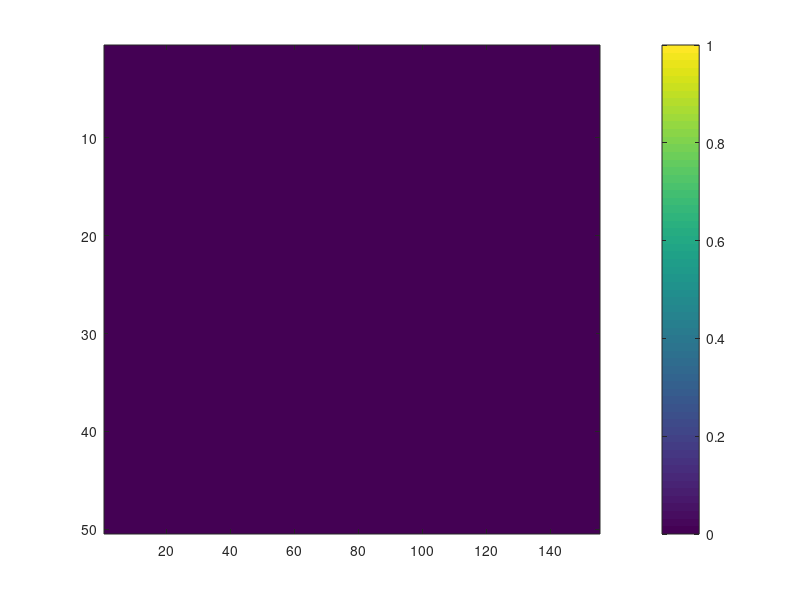

Write MATLAB code to recreate this figure. (Note: this script raises an error after producing the figure.)
%%  derrida plot
N=3000;
hmax=50;
k=100;
% familyname='sigmoid-matrix';
familyname='2dtca';
fnum=1;
% sys.rdf;
% sys.adv;
% sys.sizf;

sys.familyname=familyname;
% siz=[k k];
% sizf=@(sys)[sys.k];
% sys.sizf=sizf;
% N=200;
% sys.k=50;
% sys.hmax=50;

sys.k=k;
sys.N=N;
sys.hmax=hmax;
sys.fnum=1;
crit=@(odr) odr>0.4 && odr<0.8; 
critname='0.5<odr<0.8';
% critname='tst';


% sys=change_adv(sys,'2dVlog',lst(1));





%% initiate figure
fh1=figure(sys.fnum);
aspect=hmax/(k+5+hmax)+.2;
ht=.6;
set(fh1,'units','normalized','position',[.0 1 ht ht*aspect]);
f1=imagesc(zeros(sys.hmax,sys.hmax+5+sys.k));
caxis([0 1])
colorbar

%% initiate default params
if ~exist('silent','var');silent=0;end
if ~exist('lst','var');lst=randi([0 255],[1 500]);end
if ~exist('pau','var');pau=0;end
if ~exist('init','var');init=1;end
 
if ~silent;    
try
    gdir=[getenv('repos'),'/gallery/corrprofile/',familyname,'/',critname,'/'];
    sfig=1;
    mkdir(gdir);
    logfname=[gdir,'log.csv'];
    logid=fopen(logfname,'a');
    fprintf(logid,'print some thing here \n');
    fprintf(logid,'%s\t%s\t%s\t\t\n','canonical_name','order','alias');
catch
    sfig=0;
    fprintf('img storage:cannot find $repos in env or failed to create subfolder in $repos \n')
end
end

if init
order=0;ordernew=order;
%% wt matrix to adapt neural network
W=rand([hmax,k])-0.5;
Wnew=W;
init=0;
Ws=[];
ods=[];
end


% sys=change_adv(sys,'1deca',lst(1));
sys=change_adv(sys,familyname,lst(1));

for od =lst(:)'; %% od for "override"
   
%% record order and decide whether a plot should be saved
if exp(ordernew)>rand(1,1)
% if exp((ordernew-order)/0.005)>rand(1,1)
    W=Wnew;
    order=ordernew;
    Ws=cat(1,Ws,shiftdim(W,-1));
    ods=[ods;order];
end


%% initiate the configs;
avi=sys.rdf([N sys.sizf(sys)]);
bvi=sys.rdf([N sys.sizf(sys)]);



%% update the advance function
% adv=adv_log_torus_phi(3.80);
% sys=change_adv(sys,'2dVlog',od);
% sys=change_adv(sys,'1deca',od);
sys=change_adv(sys,familyname,od);

%% keep a copy in sys struct
% sys.adv=adv;
% sys.dst=dst;

%%
avc=avi;
bvc=bvi;
histo=repmat(avi(1,:),[hmax,1]);
cvs=zeros(hmax,N);

%% 
horizon=0;
while horizon<sys.hmax;
    if pau; fprintf('%d\t%d\n',od,horizon);    end
    horizon=horizon+1;    
    cvc=sys.dst(avc,bvc);    
    avcnew=sys.adv(avc,horizon);
    bvcnew=sys.adv(bvc,horizon);
    histo(horizon,:)=avc(1,:);
    cvs(horizon,:)=cvc;    
    
if horizon~=sys.hmax;
    avc=avcnew;
    bvc=bvcnew;
    continue
end


%% calculate and arrange the profile 
d=pdist(cvs,'corr');
ordernew=mean(d);
dmat=squareform(d);
pdata=[dmat, 0.5*ones(sys.hmax,5),histo];



%% plot and save the profile
if ~silent && crit(ordernew);
set(f1,'CData',[dmat, 0.5*ones(sys.hmax,5),histo]);
alias=sprintf('%s-%s',sys.familyname,sys.alias);
tl=sprintf('%4.3f-%s-%4.3d-order',ordernew,alias,od);

title(f1.Parent,tl)
    if sfig
    frame = getframe(fnum);
    fname=[gdir,tl,'_corrprofile.jpg'];
    saveas(fh1,fname);
    % savefig(fh1,[gdir,alias,'_corrprofile.jpg']);
    end
end

fprintf(logid,'%d\t%s\t%s\t\t\n',od,ordernew,sys.alias);
fprintf('%5.4d\t%d\t%f\t%f\n',od,horizon,ordernew,order)
drawnow 
end

if pau;
    fprintf('Paused, enter to continue \n');
    pause

end

end
